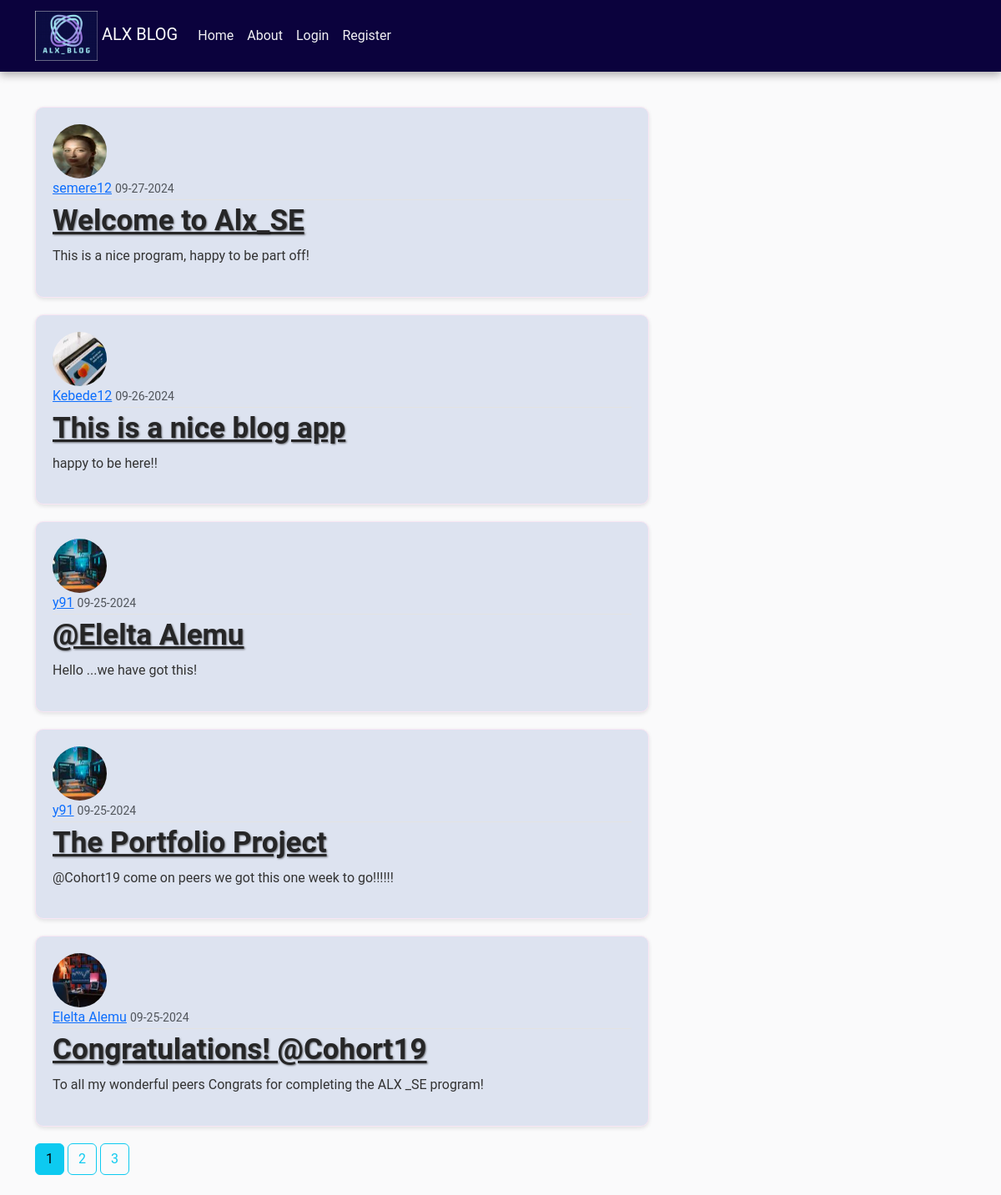
The page /home on the database its author committed.
### alxblog/models.py (models this page shows, shortened)
class Post(db.Model):
    id = db.Column(db.Integer, primary_key=True)
    title = db.Column(db.String(150), nullable=False)
    date_posted = db.Column(db.DateTime, nullable=False, default=datetime.utcnow)
    content = db.Column(db.Text, nullable=False)
    user_id = db.Column(db.Integer, db.ForeignKey('user.id'), nullable=False)
    comments = db.relationship('Comment', backref='post', lazy=True)

class User(db.Model, UserMixin):
    id = db.Column(db.Integer, primary_key=True)
    username = db.Column(db.String(20), unique=True, nullable=False)
    email = db.Column(db.String(150), unique=True, nullable=False)
    image_file = db.Column(db.String(20), nullable=False, default='default.jpg')
    password = db.Column(db.String(60), nullable=False)
    posts = db.relationship('Post', backref='author', lazy=True)
    comments = db.relationship('Comment', back_populates='user', lazy=True)

### alxblog/routes.py (the view)
@app.route("/home")
def home():
    page = request.args.get('page', 1, type=int)
    posts = Post.query.order_by(Post.date_posted.desc()).paginate(page=page, per_page=5)
    return render_template('home.html', posts=posts, title='Home')

### alxblog/templates/home.html
{% extends "layout.html" %}
{% block content %}
{% for post in posts.items %}
 <article class="media content-section">
    <img class="rounded-circle article-img" src="{{ url_for('static', filename='profile_pics/' + post.author.image_file) }}">
    <div class="media-body">
      <div class="article-metadata">
        <a class="mr-2" href="#">{{ post.author.username }}</a>
        <small class="text-muted">{{ post.date_posted.strftime('%m-%d-%Y') }}</small>
      </div>
      <h2><a class="article-title" href="{{ url_for('post', post_id=post.id) }}">{{ post.title }}</a></h2>
      <p class="article-content">{{ post.content }}</p>
    </div>
  </article>
{% endfor %}
{% for page_num in posts.iter_pages(left_edge=1, right_edge=1, left_current=1, right_current=2) %}
{% if page_num %}
{% if posts.page == page_num%}
<a class="btn btn-info mb-4" href="{{ url_for('home', page=page_num) }}">{{ page_num }}</a>
{% else %}
<a class="btn btn-outline-info mb-4" href="{{ url_for('home', page=page_num) }}">{{ page_num }}</a>
{% endif %}
{% else %}
...
{% endif %}
{% endfor %}
{% endblock content %}

### alxblog/static/main.css (style rules this page uses)
body { background: #fafafb; font-family: "Roboto", sans-serif; font-size: medium; color: #333333; margin-top: 5rem; transition: background 0.5s ease; }
h1, h2, h3, h4, h5, h6 { font-size: 35px; color: #444444; text-shadow: 1px 1px 2px rgba(0, 0, 0, 0.5); }
.content-section { background: #dde3f0; padding: 20px; border: 1px solid #f8e6f4; border-radius: 10px; margin-bottom: 20px; box-shadow: 0 2px 5px rgba(0, 0, 0, 0.1); transition: transform 0.3s ease; }
.article-title { color: #262627; font-weight: bold; }
.article-content { white-space: pre-line; line-height: 1.6; }
.article-img { height: 65px; width: 65px; margin-right: 16px; border-radius: 50%; }
.article-metadata { padding-bottom: 1px; margin-bottom: 4px; border-bottom: 1px solid #e3e3e3; }

### rows shown on the page
Post: image_file (picture), author.username "semere12", date_posted "09-27-2024", title "Welcome to Alx_SE", content "This is a nice program, happy to be part off!"
Post: image_file (picture), author.username "Kebede12", date_posted "09-26-2024", title "This is a nice blog app", content "happy to be here!!"
Post: image_file (picture), author.username "y91", date_posted "09-25-2024", title "@Elelta Alemu", content "Hello ...we have got this!"
Post: image_file (picture), author.username "y91", date_posted "09-25-2024", title "The Portfolio Project", content "@Cohort19 come on peers we got this one week to go!!!!!!"
Post: image_file (picture), author.username "Elelta Alemu", date_posted "09-25-2024", title "Congratulations! @Cohort19", content "To all my wonderful peers Congrats for completing the ALX _SE program!"

### other values the page prints
{{ page_num }} "1"
{{ page_num }} "2" "3"
